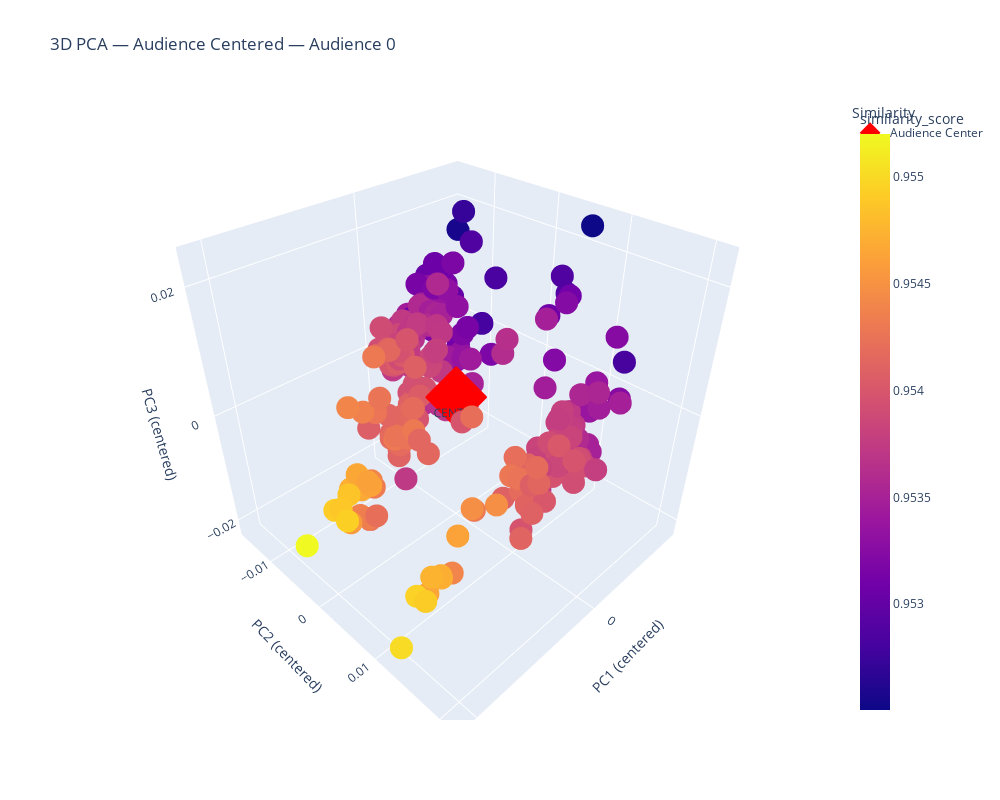
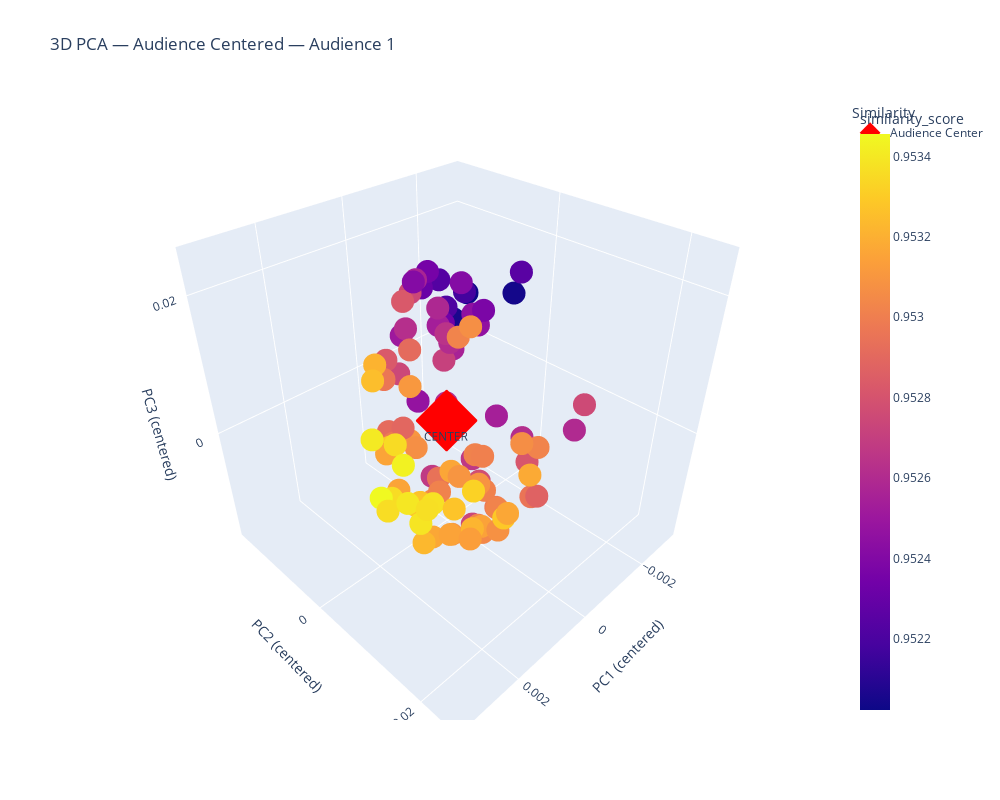

Notebook cell for these charts, in order:
### Code cell
import pandas as pd
import plotly.express as px
import plotly.graph_objects as go

# Load CSV with columns: pc1, pc2, pc3, member, score, similarity_score, audience
df = pd.read_csv("persona_scores_pca.csv")

# One plot per audience
for audience_label, df_aud in df.groupby("audience"):

    df_aud = df_aud.copy()

    # ---- Center audience at (0,0,0) ----
    c1 = df_aud["pc1"].mean()
    c2 = df_aud["pc2"].mean()
    c3 = df_aud["pc3"].mean()

    df_aud["pc1_c"] = df_aud["pc1"] - c1
    df_aud["pc2_c"] = df_aud["pc2"] - c2
    df_aud["pc3_c"] = df_aud["pc3"] - c3

    # ---- Scatter plot for members ----
    fig = px.scatter_3d(
        df_aud,
        x="pc1_c",
        y="pc2_c",
        z="pc3_c",
        color="similarity_score",      # color by similarity (or "score" or "audience")
        hover_data=["member", "score", "similarity_score"],
        title=f"3D PCA — Audience Centered — {audience_label}",
    )

    # ---- Add the audience center as a different color/marker ----
    fig.add_trace(
        go.Scatter3d(
            x=[0], y=[0], z=[0],
            mode="markers+text",
            name="Audience Center",
            marker=dict(size=16, color="red", symbol="diamond"),
            text=["CENTER"],
            textposition="bottom center",
            hovertemplate="<b>Audience Center</b><extra></extra>",
        )
    )

    # ---- Layout ----
    fig.update_layout(
        scene=dict(
            xaxis_title="PC1 (centered)",
            yaxis_title="PC2 (centered)",
            zaxis_title="PC3 (centered)",
        ),
        width=1000,
        height=800,
        legend_title="Similarity",
    )

    fig.show()

### Figure 1 — Plotly figure (JSON) as saved in the notebook; plotly's stock layout.template omitted (floating-point values rounded to 4 significant figures; data arrays with more than 128 entries replaced by an {"elided": "..."} marker saying what was removed)
{"data": [{"customdata": {"elided": "250x3 mixed values"}, "hovertemplate": "pc1_c=%{x}<br>pc2_c=%{y}<br>pc3_c=%{z}<br>member=%{customdata[0]}<br>score=%{customdata[1]}<br>similarity_score=%{marker.color}<extra></extra>", "legendgroup": "", "marker": {"color": {"elided": "250 float values"}, "coloraxis": "coloraxis", "symbol": "circle"}, "mode": "markers", "name": "", "scene": "scene", "showlegend": false, "type": "scatter3d", "x": {"elided": "250 float values"}, "y": {"elided": "250 float values"}, "z": {"elided": "250 float values"}}, {"hovertemplate": "<b>Audience Center</b><extra></extra>", "marker": {"color": "red", "size": 16, "symbol": "diamond"}, "mode": "markers+text", "name": "Audience Center", "text": ["CENTER"], "textposition": "bottom center", "type": "scatter3d", "x": [0], "y": [0], "z": [0]}], "layout": {"coloraxis": {"colorbar": {"title": {"text": "similarity_score"}}, "colorscale": [[0, "#0d0887"], [0.1111, "#46039f"], [0.2222, "#7201a8"], [0.3333, "#9c179e"], [0.4444, "#bd3786"], [0.5556, "#d8576b"], [0.6667, "#ed7953"], [0.7778, "#fb9f3a"], [0.8889, "#fdca26"], [1, "#f0f921"]]}, "height": 800, "legend": {"title": {"text": "Similarity"}, "tracegroupgap": 0}, "scene": {"domain": {"x": [0, 1], "y": [0, 1]}, "xaxis": {"title": {"text": "PC1 (centered)"}}, "yaxis": {"title": {"text": "PC2 (centered)"}}, "zaxis": {"title": {"text": "PC3 (centered)"}}}, "title": {"text": "3D PCA — Audience Centered — Audience 0"}, "width": 1000}}

### Figure 2 — Plotly figure (JSON) as saved in the notebook; plotly's stock layout.template omitted (floating-point values rounded to 4 significant figures; data arrays with more than 128 entries replaced by an {"elided": "..."} marker saying what was removed)
{"data": [{"customdata": {"elided": "100x3 mixed values"}, "hovertemplate": "pc1_c=%{x}<br>pc2_c=%{y}<br>pc3_c=%{z}<br>member=%{customdata[0]}<br>score=%{customdata[1]}<br>similarity_score=%{marker.color}<extra></extra>", "legendgroup": "", "marker": {"color": [0.9528, 0.953, 0.9532, 0.9531, 0.9533, 0.9534, 0.953, 0.9531, 0.9523, 0.9532, 0.9526, 0.9528, 0.9529, 0.953, 0.9531, 0.9531, 0.9533, 0.9531, 0.9526, 0.9533, 0.953, 0.953, 0.9531, 0.9532, 0.953, 0.9528, 0.953, 0.953, 0.9525, 0.953, 0.953, 0.9532, 0.9527, 0.9532, 0.9531, 0.9532, 0.9533, 0.9534, 0.953, 0.9534, 0.9527, 0.9529, 0.953, 0.9527, 0.953, 0.9532, 0.9531, 0.9531, 0.9529, 0.9532, 0.9534, 0.9534, 0.9533, 0.9534, 0.9534, 0.9535, 0.9533, 0.9534, 0.9534, 0.9527, 0.9526, 0.9532, 0.9524, 0.9529, 0.953, 0.9525, 0.9527, 0.953, 0.9528, 0.9522, 0.952, 0.9522, 0.9521, 0.9525, 0.9523, 0.9526, 0.9523, 0.9522, 0.9524, 0.9525, 0.9524, 0.9526, 0.9527, 0.9533, 0.9531, 0.9532, 0.9528, 0.9526, 0.9526, 0.9524, 0.952, 0.9525, 0.9526, 0.9525, 0.9526, 0.9529, 0.9527, 0.9524, 0.9524, 0.9531], "coloraxis": "coloraxis", "symbol": "circle"}, "mode": "markers", "name": "", "scene": "scene", "showlegend": false, "type": "scatter3d", "x": [0.0006113, 0.001659, 0.00231, 0.002269, 0.002621, 0.003375, 0.001244, 0.001748, -0.0009185, 0.001673, -0.0002798, -3.747e-05, 0.0002257, 0.0004972, 0.0008301, 0.001345, 0.001581, 0.0005688, -0.001002, 0.001675, 0.0002928, 0.0006049, 0.0006849, 0.00103, 0.0001474, -0.0005598, 9.938e-05, 9.544e-05, -0.001261, 0.0007089, 0.0003826, 0.0007383, -0.000162, 0.001083, 0.0004858, 0.0008322, 0.001046, 0.001289, 0.0004998, 0.001748, -0.0009875, 3.374e-05, 0.0002969, -0.0001167, 0.0004296, 0.0006573, 0.0001929, 0.0002815, 0.0002492, 0.0007948, 0.001489, 0.001384, 0.0008614, 0.001281, 0.001547, 0.001494, 0.0007686, 0.0009799, 0.001353, -0.0008339, -0.001186, 0.0009562, -0.001659, 5.132e-05, 0.0002172, -0.0009872, -0.0006213, -8.222e-05, -0.0003585, -0.00257, -0.002944, -0.002287, -0.002789, -0.001101, -0.002079, -0.00111, -0.001859, -0.002415, -0.001947, -0.001746, -0.002039, -0.001125, -0.001068, 0.0009423, 0.0001556, 0.0007006, -0.0005112, -0.001222, -0.001072, -0.001788, -0.003053, -0.001751, -0.001314, -0.00122, -0.00128, -0.0004045, -0.0007599, -0.001858, -0.0005813, 0.001829], "y": [0.0248, 0.02459, 0.02473, 0.01759, 0.02194, 0.0174, 0.01061, 0.01568, 0.006923, 0.0239, 0.01989, 0.0144, 0.0177, 0.01049, 0.01502, 0.01342, 0.01217, 0.009877, 0.008147, 0.02067, 0.01714, 0.01342, 0.01126, 0.01178, 0.01053, 0.002956, 0.006174, 0.007546, 0.001751, 0.01164, 0.008763, 0.005633, 0.004205, 0.002595, 0.004251, 0.002649, 0.0008752, 0.003635, 0.001883, 0.008469, -0.001266, -0.001616, -0.001159, -0.004089, -0.003576, -0.005912, -0.006437, -0.004456, -0.007436, 0.006277, 0.00766, 0.001839, 0.0004011, -0.002444, -0.001252, -0.003048, -0.00639, -0.003443, -0.005309, -0.006062, -0.008228, -0.005709, -0.01119, -0.01257, -0.01027, -0.01332, -0.01479, -0.01396, -0.01552, -0.0135, -0.01539, -0.01571, -0.01744, -0.01755, -0.0149, -0.01653, -0.01817, -0.01816, -0.01735, -0.005234, -0.007705, -0.007705, -0.007818, -0.007767, -0.006204, -0.009137, -0.01219, -0.01005, -0.01354, -0.004532, -0.006172, -0.006408, -0.007578, -0.01001, -0.008004, -0.01029, -0.01244, -0.009491, -0.01028, 0.02342], "z": [0.01637, 0.01459, 0.008833, 0.009221, 0.01129, 0.01479, 0.02023, 0.02467, 0.02185, 0.01076, 0.007604, 0.0007199, -0.001818, -0.004141, -0.006602, -0.006879, -0.001682, -0.003192, -0.002177, 0.002809, -0.001976, -0.004886, -0.009106, -0.007628, -0.008514, -0.01122, -0.002173, -0.001704, -0.002586, -0.009831, -0.0119, -0.01415, -0.01711, -0.01627, -0.0162, -0.01625, -0.01045, -0.01097, -0.009647, -0.003425, -0.01103, -0.01102, -0.01398, -0.0127, -0.01581, -0.0134, -0.00618, -0.006069, -0.004259, -0.002263, -0.004034, -0.008093, -0.01098, -0.01026, -0.01075, -0.009731, -0.005262, -0.002527, -0.001359, -0.003868, -0.004849, -0.005423, -0.009658, -0.008223, -0.008641, -0.006323, -0.0008957, 5.702e-05, 0.001911, 0.008648, 0.006987, 0.005949, 0.002027, 0.003315, 0.00395, 0.00485, 0.009293, 0.009426, 0.01206, 0.008144, 0.007305, 0.007411, 0.00316, 0.005654, 0.003088, 0.006837, 0.01229, 0.01035, 0.01388, 0.01062, 0.009825, 0.009437, 0.004463, 0.007601, 0.005453, 0.005676, 0.01295, 0.01302, 0.01568, 0.01505]}, {"hovertemplate": "<b>Audience Center</b><extra></extra>", "marker": {"color": "red", "size": 16, "symbol": "diamond"}, "mode": "markers+text", "name": "Audience Center", "text": ["CENTER"], "textposition": "bottom center", "type": "scatter3d", "x": [0], "y": [0], "z": [0]}], "layout": {"coloraxis": {"colorbar": {"title": {"text": "similarity_score"}}, "colorscale": [[0, "#0d0887"], [0.1111, "#46039f"], [0.2222, "#7201a8"], [0.3333, "#9c179e"], [0.4444, "#bd3786"], [0.5556, "#d8576b"], [0.6667, "#ed7953"], [0.7778, "#fb9f3a"], [0.8889, "#fdca26"], [1, "#f0f921"]]}, "height": 800, "legend": {"title": {"text": "Similarity"}, "tracegroupgap": 0}, "scene": {"domain": {"x": [0, 1], "y": [0, 1]}, "xaxis": {"title": {"text": "PC1 (centered)"}}, "yaxis": {"title": {"text": "PC2 (centered)"}}, "zaxis": {"title": {"text": "PC3 (centered)"}}}, "title": {"text": "3D PCA — Audience Centered — Audience 1"}, "width": 1000}}
